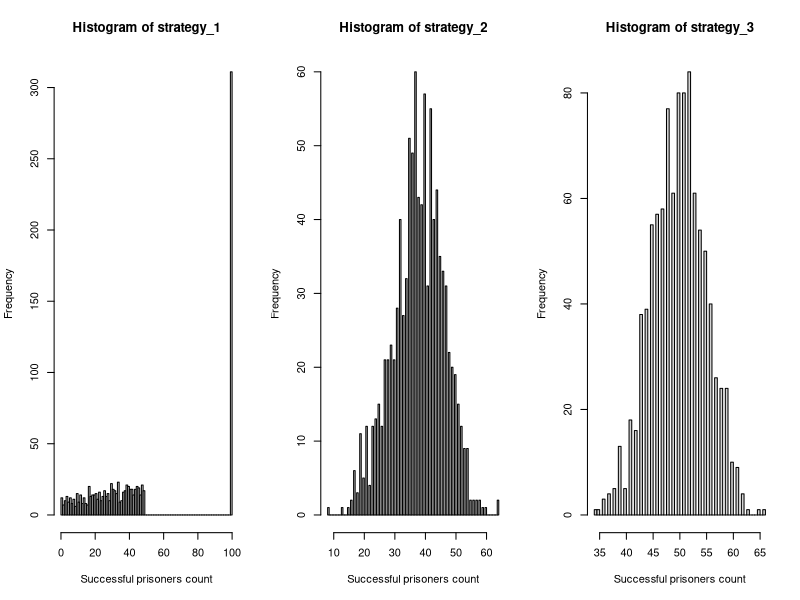

Write R code to recreate this figure.
# Statistical Programming Coursework 2

# Members and contributions ---------------------------------------------------------------
## 1. Stefi Tirkova
## 2. Passara Chanchotisatien

# CODE DESCRIPTION

# The purpose of this code is to stimulate the prisoner problem which is defined as follows (from coursework spec):
  # • 2n prisoners each have a unique prisoner number from 1 to 2n.
  # • The prison contains a room in which there are 2n boxes, each with a unique number from 1 to 2n painted
  # on its lid.
  # • 2n cards, each printed with a unique number from 1 to 2n, are randomly placed one in each box.
  # • The prisoners have the task of finding the card with their number on it by opening a maximum on n boxes.
  # • After each prisoner’s go, the room is returned exactly to its original state and the prisoner is not allowed to
  # communicate with prisoners yet to have their go.
  # • If all prisoners succeed in finding their number, then they all go free.

# This code calculates the probability of prisoners going free if they follow one of 3 possible strategies (from coursework spec):
  # Strategy 1: The prisoner starts at the box with their number on it, opens it and reads the number on the card: k, say. If k
  # is not their prisoner number, they go to box number k, open it and repeat the process until they have either
  # found the card with their number on it, or opened n boxes without finding it.
  # Strategy 2: As strategy 1, but starting from a randomly selected box.
  # Strategy 3: They open n boxes at random, checking each card for their number.


# Helper / Additional functions

is_successful <- function(n, pris_n, card_num, strategy) {
  if(strategy == 3){if (pris_n %in% sample(card_num,n)){return(1)}else{return(0)}} 
  boxes_opened <- 0
  current_box_num <- c(pris_n, sample(as.integer(n+n), 1))[strategy]
  while(boxes_opened < n) {
    if(card_num[current_box_num] == pris_n) { return(1) }
    boxes_opened = boxes_opened + 1
    current_box_num <- card_num[current_box_num]
  }
  return (0)  
}

# pone function

pone <- function(n, k, strategy, nreps) {
  success_count <- 0
  for(i in 1:nreps){success_count<-success_count+is_successful(n,k,sample(1:as.integer(n+n)),strategy)}
  return((success_count / nreps))
}

# pall function

pall <- function(n, strategy, nreps) {
  success_vec <- rep(0,nreps)
  two_n <- as.integer(n+n)
  for(i in 1:nreps){
    card_numbers <- sample(1:two_n)
    prisoner_status = rep(1,two_n)
    for(prisoner_num in 1:two_n){ prisoner_status[prisoner_num] <- is_successful(n, prisoner_num, card_numbers, strategy)}
    success_vec[i] <- sum(prisoner_status)
  }
  probability_all_succeed <- (length(success_vec[success_vec == two_n])/nreps)
  return(list(probability_all_succeed, success_vec))
}


# Here, we estimate the individual and joint success probabilities for each strategy
# for when n = 5 and n = 50.

num_trials = 10000

# one prisoner succeeding in finding their number
print("Estimating the probability of a single prisoner succeeding:")
n = 5
print("n = 5")
cat("Strategy 1 resulted in probability of ", pone(n, 3, 1,num_trials), ".",sep="")
cat("Strategy 2 resulted in probability of ", pone(n, 3, 2,num_trials), ".",sep="")
cat("Strategy 3 resulted in probability of ", pone(n, 3, 3,num_trials), ".",sep="")

n = 50
cat("Strategy 1 resulted in probability of ", pone(n, 34, 1,num_trials), ".",sep="")
cat("Strategy 2 resulted in probability of ", pone(n, 34, 2,num_trials), ".",sep="")
cat("Strategy 3 resulted in probability of ", pone(n, 34, 3,num_trials), ".",sep="")


# all prisoners succeeding in finding their number
print("Estimating the probability of all prisoners succeeding:")
n = 5
cat("Strategy 1 resulted in probability of ", unlist(pall(n,1,num_trials)[1]), ".",sep="")
cat("Strategy 2 resulted in probability of ", unlist(pall(n,2,num_trials)[1]), ".",sep="")
cat("Strategy 3 resulted in probability of ", unlist(pall(n,3,num_trials)[1]), ".",sep="")

n = 50
cat("Strategy 1 resulted in probability of ", unlist(pall(n,1,num_trials)[1]), ".",sep="")
cat("Strategy 2 resulted in probability of ", unlist(pall(n,2,num_trials)[1]), ".",sep="")
cat("Strategy 3 resulted in probability of ", unlist(pall(n,3,num_trials)[1]), ".",sep="")


# In this section, we elaborate why the results are surprising.

## From running the simulations, we are able to see that one of the three strategies work
# surprisingly well which is strategy 1 which gives an approximate 31% chance of all
# prisoners succeeding in finding their numbers. We found this surprising because we know
# that the probability of one prisoner succeeding is 0.5. Say if n = 50, and if we were to 
# think about this naively, to find the probability of all prisoners succeeding, we would do:
# P(success) = (0.5)^100 (where n = 50), which would give us an extremely extremely low
# probability. That is why it is surprising to find out that there is a way where there is a
# 31% chance of all prisoners succeeding. When we calculate the probability using the 3rd 
# strategy, the probability of each prisoner succeeding is independent of each other. However,
# when we use Strategy 2, that is no longer the case.

# Below we can see the difference in probabilities and number of successful prisoners between 
# Strategy 1 and Strategy 3. We visualize the frequencies of each number of successful prisoners
# below for strategies 1, 2, and 3 in the form of histograms.

par(mfrow=c(1,3))

strategy_1 <- unlist(pall(50,1,1000)[2])
hist(strategy_1, breaks=100, xlab="Successful prisoners count")

strategy_2 <- unlist(pall(50,2,1000)[2])
hist(strategy_2, breaks=100, xlab="Successful prisoners count")

strategy_3 <- unlist(pall(50,3,1000)[2])
hist(strategy_3, breaks=100, xlab="Successful prisoners count")

# We see that in strategy 1, either all prisoners win together or the majority loses together.
# Whereas in strategy 3, it is half and half (mostly between 4-60 successful prisoners).
